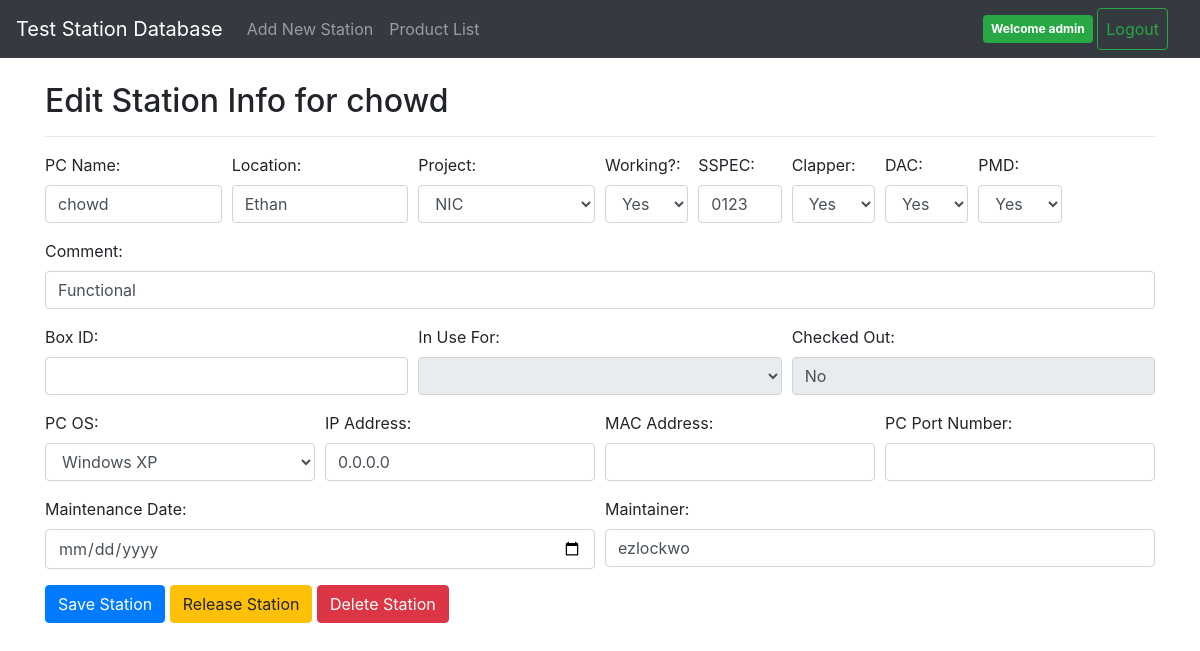
Screenshot of /stationList/editStation/1/ (signed in) with the database file from the repository.
### stationList/models.py (models this page shows, shortened)
class StationData(models.Model):
    pc_name = models.CharField(max_length=50)
    location = models.CharField(max_length=100)
    current_project = models.CharField(max_length=50)
    working = models.BooleanField()
    clapper = models.BooleanField()
    dac = models.BooleanField()
    pmd = models.BooleanField()
    maintenance = models.DateField(auto_now=False, auto_now_add=False, editable=True, blank=True, null=True)
    maintainer = models.CharField(max_length=50)
    in_use_for = models.CharField(max_length=50)
    checked_out = models.CharField(max_length=100)
    comment = models.CharField(max_length=500)
    sspec = models.CharField(max_length=10)
    ip_address = models.GenericIPAddressField()
    pc_os = models.CharField(max_length=20)
    mac_address = models.CharField(max_length=100)
    box_id = models.CharField(max_length=100) #This is a future feature where we track associated fixture IDs separate from the pc_name
    pc_port_num = models.CharField(max_length=20)

### stationList/views.py (the view)
# urls.py: path('editStation/<int:pk>/', views.EditView.as_view(), name='edit'),
class EditView(LoginRequiredMixin, generic.DetailView):
    login_url = '/accounts/login/'
    redirect_field_name = 'redirect_to'
    model = StationData
    template_name = 'stationList/editStation.html'
    context_object_name = "station"
    def get_context_data(self, **kwargs):
        context = super(EditView, self).get_context_data(**kwargs)
        context['product_list'] = Products.objects.all()
        return context

### stationList/templates/stationList/editStation.html (shortened to what this page needs)
{% extends 'stationList/base.html' %}
{% block content %}
	<div class="container" style="padding-top: 2rem">
		<h2>Edit Station Info for {{station.pc_name}}</h2>
		<hr></hr>
		<form action="{% url 'stationList:edit_station' %}" method="post">
			<div class="form-row">
				<div class="form-group col-md-2">
					<label for="pc_name">PC Name:</label>
					<input class="form-control" type="text" name="pc_name" value="{{station.pc_name}}" />
				</div>
				<div class="form-group col-md-2">
					<label for="fixture_location">Location:</label>
					<input class="form-control" type="text" name="fixture_location" value="{{station.location}}" />
				</div>
				<div class="form-group col-md-2">
					<label for="project_name">Project:</label>
					<select name="project_name" class="form-control">
						{% for product in product_list %}
							{% ifequal product.product_name station.current_project %}
								<option selected>{{station.current_project}}</option>
							{% else %}
								<option>{{product.product_name}}</option>
							{% endifequal %}
						{% endfor %}
					</select>
				</div>
				<div class="form-group col-md-1">
					<label for="working">Working?:</label>
					<select class="form-control" name="working">
						{% if station.working %}
						<option selected value="True">Yes</option>
						{% else %}
						<option value="True">Yes</option>
						<option selected value="False">No</option>
						{% endif %}
					</select>
				</div>
				<div class="form-group col-md-1">
					<label for="sspec">SSPEC:</label>
					<input class="form-control" type="text" name="sspec" value="{{station.sspec}}" />
				</div>
				<div class="form-group col-md-1">
					<label for="clapper">Clapper:</label>
					<select class="form-control" name="clapper">
						{% if station.clapper %}
						<option selected value="True">Yes</option>
						{% else %}
						<option value="True">Yes</option>
						<option selected value="False">No</option>
						{% endif %}
					</select>
				</div>
				<div class="form-group col-md-1">
					<label for="dac">DAC:</label>
					<select class="form-control" name="dac">
						{% if station.dac %}
						<option selected value="True">Yes</option>
						{% else %}
						<option value="True">Yes</option>
						<option selected value="False">No</option>
						{% endif %}
					</select>
				</div>
				<div class="form-group col-md-1">
					<label for="pmd">PMD:</label>
					<select class="form-control" name="pmd">
						{% if station.pmd %}
						<option selected value="True">Yes</option>
						{% else %}
						<option value="True">Yes</option>
						<option selected value="False">No</option>
						{% endif %}
					</select>
				</div>
			</div>
			<div class="form-row">
				<div class="form-group col-md-12">
					<label for="gen_comment">Comment:</label>
					<input class="form-control" type="text" name="gen_comment" value="{{station.comment}}" />
				</div>
			</div>
			<div class="form-row">
				<div class="form-group col-md-4">
					<label for="box_id">Box ID:</label>
					<input class="form-control" type="text" name="box_id" value="{{station.box_id}}" />
				</div>
				<div class="form-group col-md-4">
					<label for="in_use_for">In Use For:</label>
					<select disabled class="form-control" name="in_use_for">
						<option>{{station.in_use_for}}
						<option>None</option>
		            </select>
				</div>
				<div class="form-group col-md-4">
					<label for="checked_out">Checked Out:</label>
					<input disabled class="form-control" type="text" name="checked_out" value="{{station.checked_out}}" />
				</div>
			</div>
			<div class="form-row">
				<div class="form-group col-md-3">
					<label for="pc_os">PC OS:</label>
					<select class="form-control" name="pc_os">
						<option>{{station.pc_os}}</option>
					</select>
				</div>
				<div class="form-group col-md-3">
					<label for="ip_address">IP Address:</label>
					<input class="form-control" type="text" name="ip_address" value="{{station.ip_address}}" />
				</div>
				<div class="form-group col-md-3">
					<label for="mac_address">MAC Address:</label>
					<input class="form-control" type="text" name="mac_address" value="{{station.mac_address}}" />
				</div>
				<div class="form-group col-md-3">
					<label for="pc_port">PC Port Number:</label>
					<input class="form-control" type="text" name="pc_port" value="{{station.pc_port_num}}" />
				</div>
			</div>
			<div class="form-row">
				<div class="form-group col-md-6">
					<label for="maintenance_date">Maintenance Date:</label>
					<input class="form-control" type="date" name="maintenance_date" value="{{station.maintenance}}" />
				</div>
				<div class="form-group col-md-6">
					<label for="maintainer">Maintainer:</label>
					<input class="form-control" type="text" name="maintainer" value="{{station.maintainer}}" />
				</div>
			</div>
			<div style="inline: block">
				<button class="btn btn-primary" type="submit">Save Station</button>
				<button class="btn btn-warning" type="button" onclick="ConfirmStationRelease({{station.id}})">Release Station</button>
				<button class="btn btn-danger" type="button" onclick="ConfirmStationDelete({{station.id}})">Delete Station</button>
			</div>
		</form>
	</div>
{% endblock %}

### stationList/templates/stationList/base.html (shortened to what this page needs)
<!DOCTYPE html>
<html lang="en">
	<head>
		{% load static %}
		<link href="{% static 'stationList/css/bootstrap.min.css' %}" rel="stylesheet" type="text/css">
		<link href="{% static 'stationList/css/dashboard.css' %}" rel="stylesheet" type="text/css">
		<link href="//cdn.datatables.net/1.10.16/css/jquery.dataTables.min.css" rel="stylesheet" type="text/css">
		<link rel="stylesheet" media="screen" href="https://cdnjs.cloudflare.com/ajax/libs/handsontable/0.35.0/handsontable.full.min.css">
	</head>
	<body>
		<nav class="navbar navbar-expand-md navbar-dark bg-dark fixed-top">
			<a class="navbar-brand" href="{% url 'stationList:index' %}">Test Station Database</a>
			<div class="collapse navbar-collapse" id="navbarsExampleDefault">
				<ul class="navbar-nav mr-auto">
					<li class="nav-item">
						<a class="nav-link" href="{% url 'stationList:add' %}">Add New Station</a>
					</li>
					<li class="nav-item">
						<a class="nav-link" href="{% url 'products:product_index' %}">Product List</a>
					</li>
				</ul>
				<div class="my-2 my-md-0 mr-md-3">
					{% if user.is_authenticated %}
					<span class="badge badge-success p-2">Welcome {{user.get_username}}</span>
					<a class="btn btn-outline-success p-2" href="{% url 'logout' %}">Logout</a>
					{% else %}
					<a class="btn btn-outline-success p-2" href="{% url 'login' %}">Login</a>
					<a class="btn btn-outline-success p-2" href="{% url 'accounts:signup' %}">Signup</a>
					{% endif %}
				</div>
			</div>
		</nav>
		<main role="main">
			{% block content %}
			{% endblock %}
		</main>
	</body>
</html>

### stationList/static/stationList/css/dashboard.css (style rules this page uses)
body { padding-top: 50px; }

### rows the page displays
StationData: pc_name "chowd", fixture_location "Ethan", working "Yes", sspec "0123", clapper "Yes", dac "Yes", pmd "Yes", gen_comment "Functional", checked_out "No", pc_os "Windows XP", ip_address "0.0.0.0", maintainer "ezlockwo"

### other values shown
{{ user.get_username }} "admin"
form field project_name "NIC"
